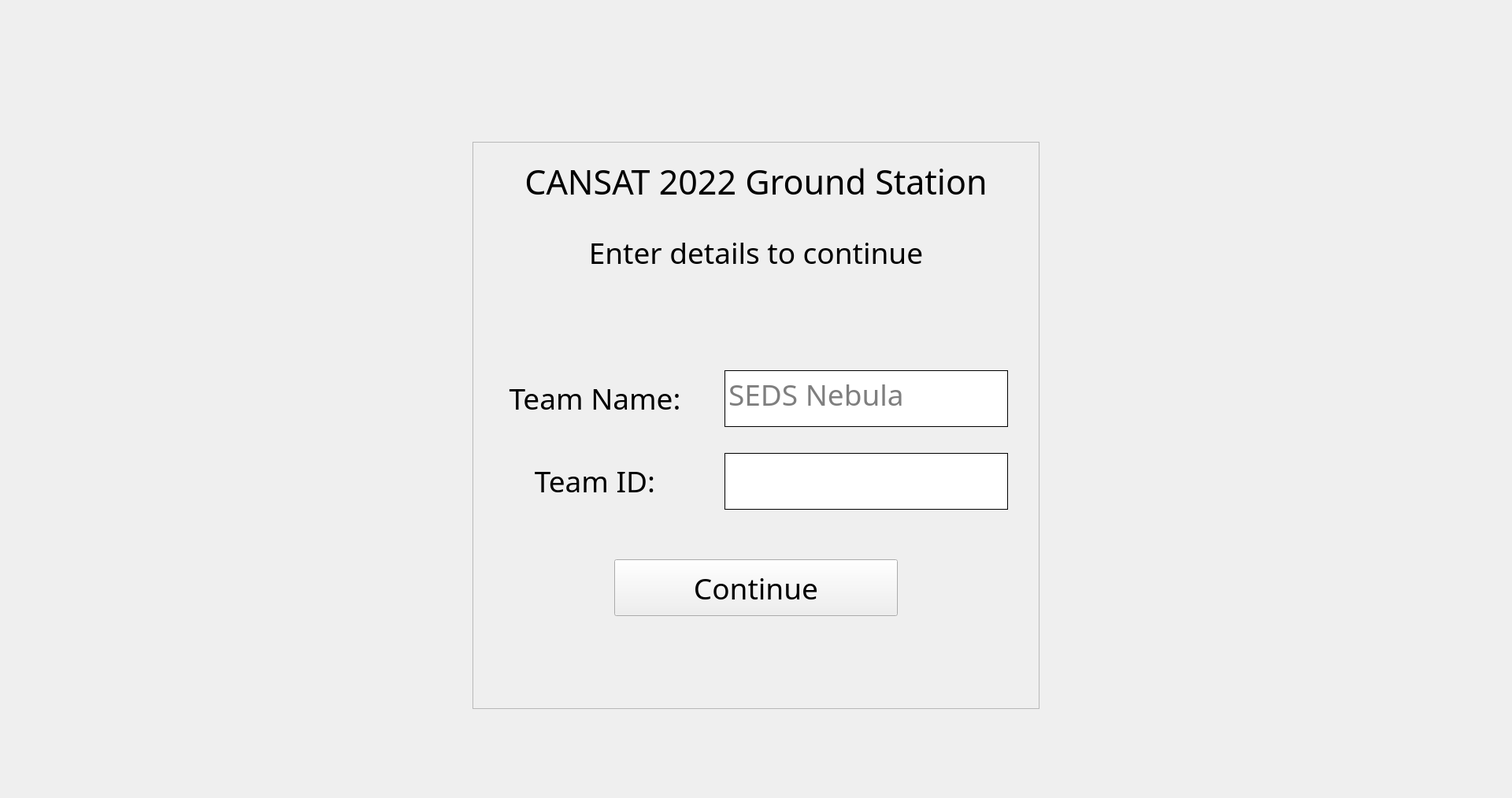
<?xml version="1.0" encoding="UTF-8"?>
<ui version="4.0">
 <class>MainWindow</class>
 <widget class="QMainWindow" name="MainWindow">
  <property name="geometry">
   <rect>
    <x>0</x>
    <y>0</y>
    <width>1920</width>
    <height>1013</height>
   </rect>
  </property>
  <property name="windowTitle">
   <string>MainWindow</string>
  </property>
  <widget class="QWidget" name="centralwidget">
   <property name="autoFillBackground">
    <bool>false</bool>
   </property>
   <widget class="QFrame" name="frame">
    <property name="geometry">
     <rect>
      <x>600</x>
      <y>180</y>
      <width>720</width>
      <height>720</height>
     </rect>
    </property>
    <property name="frameShape">
     <enum>QFrame::StyledPanel</enum>
    </property>
    <property name="frameShadow">
     <enum>QFrame::Raised</enum>
    </property>
    <property name="lineWidth">
     <number>5</number>
    </property>
    <widget class="QLabel" name="label">
     <property name="geometry">
      <rect>
       <x>0</x>
       <y>0</y>
       <width>720</width>
       <height>101</height>
      </rect>
     </property>
     <property name="font">
      <font>
       <family>Candara Light</family>
       <pointsize>32</pointsize>
      </font>
     </property>
     <property name="text">
      <string>CANSAT 2022 Ground Station</string>
     </property>
     <property name="alignment">
      <set>Qt::AlignCenter</set>
     </property>
    </widget>
    <widget class="QPlainTextEdit" name="team_name_input">
     <property name="geometry">
      <rect>
       <x>320</x>
       <y>290</y>
       <width>360</width>
       <height>72</height>
      </rect>
     </property>
     <property name="font">
      <font>
       <family>Candara Light</family>
       <pointsize>28</pointsize>
      </font>
     </property>
     <property name="inputMethodHints">
      <set>Qt::ImhNone</set>
     </property>
     <property name="frameShape">
      <enum>QFrame::Panel</enum>
     </property>
     <property name="frameShadow">
      <enum>QFrame::Plain</enum>
     </property>
     <property name="placeholderText">
      <string>SEDS Nebula</string>
     </property>
    </widget>
    <widget class="QLabel" name="label_2">
     <property name="geometry">
      <rect>
       <x>0</x>
       <y>90</y>
       <width>720</width>
       <height>101</height>
      </rect>
     </property>
     <property name="font">
      <font>
       <family>Candara Light</family>
       <pointsize>28</pointsize>
      </font>
     </property>
     <property name="text">
      <string>Enter details to continue</string>
     </property>
     <property name="alignment">
      <set>Qt::AlignCenter</set>
     </property>
    </widget>
    <widget class="QLabel" name="label_3">
     <property name="geometry">
      <rect>
       <x>0</x>
       <y>275</y>
       <width>311</width>
       <height>101</height>
      </rect>
     </property>
     <property name="font">
      <font>
       <family>Candara Light</family>
       <pointsize>28</pointsize>
      </font>
     </property>
     <property name="text">
      <string>Team Name:</string>
     </property>
     <property name="alignment">
      <set>Qt::AlignCenter</set>
     </property>
    </widget>
    <widget class="QPlainTextEdit" name="team_id_input">
     <property name="geometry">
      <rect>
       <x>320</x>
       <y>395</y>
       <width>360</width>
       <height>72</height>
      </rect>
     </property>
     <property name="font">
      <font>
       <family>Candara Light</family>
       <pointsize>28</pointsize>
      </font>
     </property>
     <property name="inputMethodHints">
      <set>Qt::ImhDigitsOnly</set>
     </property>
     <property name="frameShape">
      <enum>QFrame::Panel</enum>
     </property>
     <property name="frameShadow">
      <enum>QFrame::Plain</enum>
     </property>
    </widget>
    <widget class="QLabel" name="label_4">
     <property name="geometry">
      <rect>
       <x>0</x>
       <y>380</y>
       <width>311</width>
       <height>101</height>
      </rect>
     </property>
     <property name="font">
      <font>
       <family>Candara Light</family>
       <pointsize>28</pointsize>
      </font>
     </property>
     <property name="text">
      <string>Team ID:</string>
     </property>
     <property name="alignment">
      <set>Qt::AlignCenter</set>
     </property>
    </widget>
    <widget class="QPushButton" name="pushButton">
     <property name="geometry">
      <rect>
       <x>180</x>
       <y>530</y>
       <width>360</width>
       <height>72</height>
      </rect>
     </property>
     <property name="font">
      <font>
       <family>Candara Light</family>
       <pointsize>28</pointsize>
      </font>
     </property>
     <property name="text">
      <string>Continue</string>
     </property>
    </widget>
   </widget>
  </widget>
 </widget>
 <resources/>
 <connections/>
</ui>
